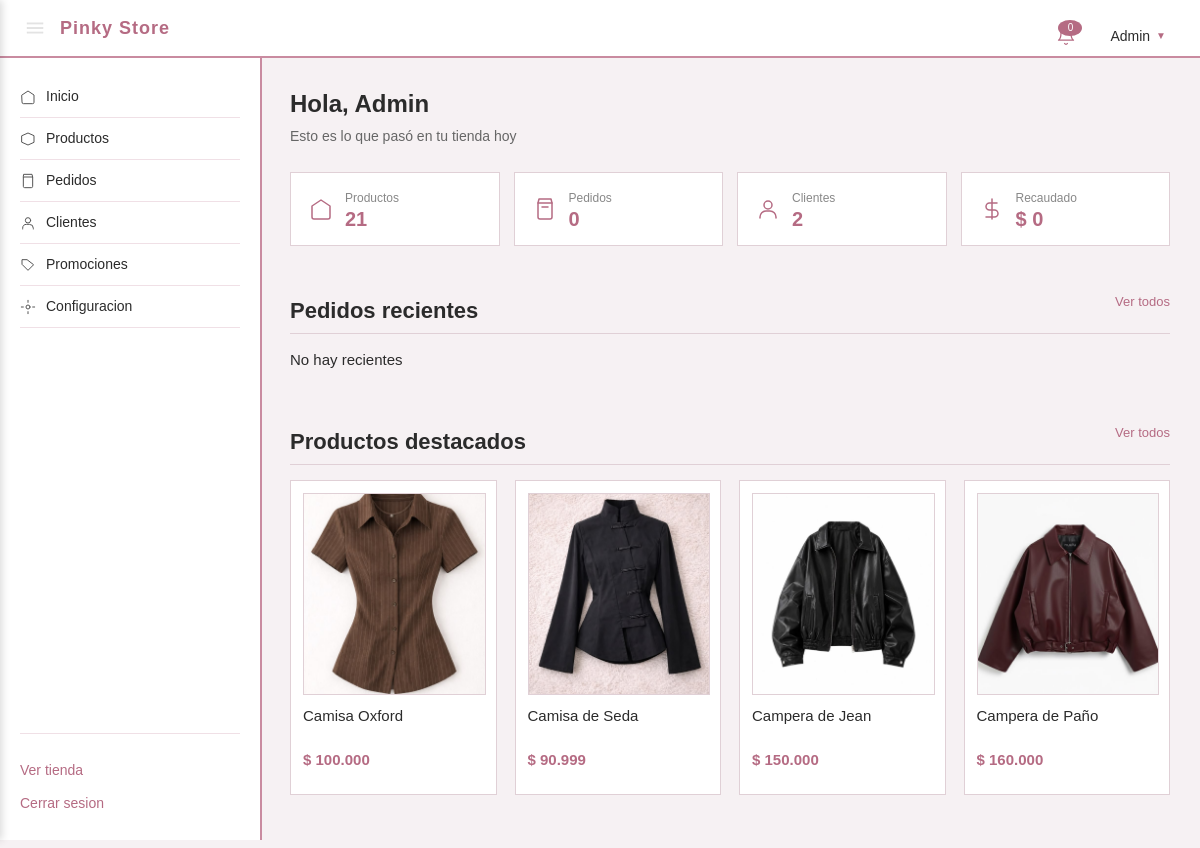
Page /admin (signed in) on the committed database.
### tables this page shows
CREATE TABLE productos (
    id              INT AUTO_INCREMENT PRIMARY KEY,
    codigo          VARCHAR(40)  NOT NULL UNIQUE,
    nombre          VARCHAR(150) NOT NULL,
    descripcion     TEXT         DEFAULT NULL,
    categoria       VARCHAR(80)  NOT NULL,
    color           VARCHAR(40)  DEFAULT NULL,
    precio          DECIMAL(10,2) NOT NULL,
    imagen          VARCHAR(255) NOT NULL,
    activo          TINYINT(1)   NOT NULL DEFAULT 1,
    creado_en       DATETIME     NOT NULL DEFAULT CURRENT_TIMESTAMP
);

### src/controllers/AdminController.php (called while the page is built, shortened)
<?php
require_once __DIR__ . '/../models/Producto.php';
require_once __DIR__ . '/../models/Pedido.php';
class AdminController
{
    public function dashboard(array $params = []): void
    {
        $productos = Producto::todos();
        $pedidos   = Pedido::todos();
        $db = getDB();
        $totalClientes = (int) $db->query("SELECT COUNT(*) FROM usuarios WHERE rol = 'cliente'")->fetchColumn();
        $totalRecaudado = 0;
        $pedidosRecientes = array_slice($pedidos, 0, 5);
        $productosDestacados = array_slice($productos, 0, 4);
        require __DIR__ . '/../../views/admin/dashboard.php';
    }
}

### src/models/Producto.php (called while the page is built, shortened)
<?php
class Producto
{
    public static function todos(): array
    {
        $db = getDB();
        $stmt = $db->query('SELECT * FROM productos WHERE activo = 1 ORDER BY categoria, id');
        $productos = $stmt->fetchAll();
        foreach ($productos as &$p) {
            $p['variantes'] = self::variantesDe((int)$p['id']);
        }
        return $productos;
    }
    public static function variantesDe(int $idProducto): array
    {
        $db = getDB();
        $stmt = $db->prepare('SELECT talle, stock FROM variantes WHERE id_producto = :id ORDER BY id');
        $stmt->execute([':id' => $idProducto]);
        return $stmt->fetchAll();
    }
}

### src/models/Pedido.php (called while the page is built, shortened)
<?php
class Pedido
{
    public static function todos(): array
    {
        $db = getDB();
        $stmt = $db->query('
            SELECT p.*, u.nombre AS cliente_nombre, u.apellido AS cliente_apellido
            FROM pedidos p
            JOIN usuarios u ON u.id = p.id_usuario
            ORDER BY p.fecha DESC
        ');
        return $stmt->fetchAll();
    }
}

### views/admin/dashboard.php (the view, shortened to what this page needs)
<?php require __DIR__ . '/../layout/headerAdmin.php'; ?>
<section class="admin-bienvenida">
  <h1>Hola, <?= htmlspecialchars($_SESSION['usuario']['nombre']) ?></h1>
  <p>Esto es lo que pasó en tu tienda hoy</p>
</section>
<section class="admin-tarjetas">
  <div class="admin-tarjeta">
    <svg class="admin-tarjeta-icono" viewBox="0 0 24 24" fill="none" stroke="#b56b83" stroke-width="1.5" stroke-linecap="round" stroke-linejoin="round">
      <path d="M3 9l9-6 9 6v11a2 2 0 0 1-2 2H5a2 2 0 0 1-2-2z"/>
    </svg>
    <div>
      <span class="admin-tarjeta-label">Productos</span>
      <span class="admin-numero"><?= count($productos) ?></span>
    </div>
  </div>
  <div class="admin-tarjeta">
    <svg class="admin-tarjeta-icono" viewBox="0 0 24 24" fill="none" stroke="#b56b83" stroke-width="1.5" stroke-linecap="round" stroke-linejoin="round">
      <path d="M6 2h12l1 4v14a2 2 0 0 1-2 2H7a2 2 0 0 1-2-2V6z"/>
      <path d="M5 6h14M9 10h6"/>
    </svg>
    <div>
      <span class="admin-tarjeta-label">Pedidos</span>
      <span class="admin-numero"><?= count($pedidos) ?></span>
    </div>
  </div>
  <div class="admin-tarjeta">
    <svg class="admin-tarjeta-icono" viewBox="0 0 24 24" fill="none" stroke="#b56b83" stroke-width="1.5" stroke-linecap="round" stroke-linejoin="round">
      <circle cx="12" cy="8" r="4"/>
      <path d="M4 21v-1a6 6 0 0 1 6-6h4a6 6 0 0 1 6 6v1"/>
    </svg>
    <div>
      <span class="admin-tarjeta-label">Clientes</span>
      <span class="admin-numero"><?= $totalClientes ?></span>
    </div>
  </div>
  <div class="admin-tarjeta">
    <svg class="admin-tarjeta-icono" viewBox="0 0 24 24" fill="none" stroke="#b56b83" stroke-width="1.5" stroke-linecap="round" stroke-linejoin="round">
      <path d="M12 2v20M17 6H9.5a3.5 3.5 0 0 0 0 7h5a3.5 3.5 0 0 1 0 7H6"/>
    </svg>
    <div>
      <span class="admin-tarjeta-label">Recaudado</span>
      <span class="admin-numero">$ <?= number_format($totalRecaudado, 0, ',', '.') ?></span>
    </div>
  </div>
</section>
<section>
  <div class="admin-seccion-titulo">
    <h2>Pedidos recientes</h2>
    <a href="/admin/pedidos">Ver todos</a>
  </div>
  <?php if (empty($pedidosRecientes)): ?>
    <p>No hay recientes</p>
  <?php endif; ?>
</section>
<section>
  <div class="admin-seccion-titulo">
    <h2>Productos destacados</h2>
    <a href="/admin/productos">Ver todos</a>
  </div>
  <div class="cards">
    <?php foreach ($productosDestacados as $p): ?>
      <div class="card">
        <div class="card-imagen-contenedor">
          <img src="<?= htmlspecialchars($p['imagen']) ?>" alt="">
        </div>
        <h3><?= htmlspecialchars($p['nombre']) ?></h3>
        <span class="precio">$ <?= number_format($p['precio'], 0, ',', '.') ?></span>
      </div>
    <?php endforeach; ?>
  </div>
</section>
<?php require __DIR__ . '/../layout/footerAdmin.php'; ?>

### public/index.php (shortened to what this page needs)
<?php
$uri  = parse_url($_SERVER['REQUEST_URI'], PHP_URL_PATH);
$ruta = trim($uri, '/');
$metodo = $_SERVER['REQUEST_METHOD'];
foreach ($rutas as $r) {
    [$m, $patron, $controlador, $accion] = $r;
    if ($m !== $metodo) continue;
    $regex = '#^' . preg_replace('#:([a-zA-Z_]+)#', '(?P<$1>[^/]+)', $patron) . '$#';
    if (preg_match($regex, $ruta, $matches)) {
        $instancia = new $controlador();
        $params = array_filter($matches, 'is_string', ARRAY_FILTER_USE_KEY);
        $instancia->$accion($params);
        break;
    }
}
    ?>

### public/css/styles.css (style rules this page uses)
body { font-family: Arial, sans-serif; background-color: #f6f1f3; color: #2b2b2b; margin: 0; padding: 0; font-size: 15px; line-height: 1.5; }
section { margin-bottom: 35px; }
h2 { color: #2b2b2b; font-size: 20px; border-bottom: 1px solid #e0d0d6; padding-bottom: 6px; margin-bottom: 15px; }
h3 { color: #2b2b2b; font-size: 16px; margin: 8px 0 4px 0; }
.cards { display: flex; flex-wrap: wrap; gap: 18px; }
.card { background-color: #ffffff; border: 1px solid #e0d0d6; padding: 12px; width: calc(25% - 13.5px); min-width: 200px; box-sizing: border-box; display: flex; flex-direction: column; }
.card-imagen-contenedor { width: 100%; height: 200px; border: 1px solid #e0d0d6; overflow: hidden; margin-bottom: 10px; }
.card-imagen-contenedor img { width: 100%; height: 100%; object-fit: cover; }
.card h3 { font-size: 15px; margin: 0 0 8px 0; min-height: 36px; font-weight: normal; }
.card .precio { color: #b56b83; font-weight: bold; font-size: 15px; margin-bottom: 10px; }
.admin-contenido h2 { font-size: 22px; color: #2b2b2b; border-bottom: 1px solid #e0d0d6; padding-bottom: 8px; margin-bottom: 20px; }
.admin-bienvenida { margin-bottom: 25px; }
.admin-bienvenida h1 { margin: 0 0 4px 0; font-size: 24px; color: #2b2b2b; }
.admin-bienvenida p { margin: 0; color: #666666; font-size: 14px; }
.admin-tarjetas { display: grid; grid-template-columns: repeat(auto-fit, minmax(200px, 1fr)); gap: 14px; margin-bottom: 30px; }
.admin-tarjeta { background-color: #ffffff; border: 1px solid #e0d0d6; padding: 16px 18px; display: flex; align-items: center; gap: 12px; }
.admin-tarjeta-icono { width: 24px; height: 24px; flex-shrink: 0; }
.admin-tarjeta-label { display: block; font-size: 12px; color: #888888; margin-bottom: 2px; }
.admin-numero { display: block; font-size: 20px; color: #b56b83; font-weight: bold; line-height: 1; }
.admin-seccion-titulo { display: flex; justify-content: space-between; align-items: center; border-bottom: 1px solid #e0d0d6; padding-bottom: 6px; margin-bottom: 15px; }
.admin-seccion-titulo h2 { border-bottom: none; padding-bottom: 0; margin-bottom: 0; }
.admin-seccion-titulo a { color: #b56b83; text-decoration: none; font-size: 13px; }

### rows in the picture
productos: imagen (picture), nombre "Camisa Oxford", precio "100.000"
productos: imagen (picture), nombre "Camisa de Seda", precio "90.999"
productos: imagen (picture), nombre "Campera de Jean", precio "150.000"
productos: imagen (picture), nombre "Campera de Paño", precio "160.000"

### other values in the picture
count($productos) "21"
count($pedidos) "0"
$totalClientes "2"
